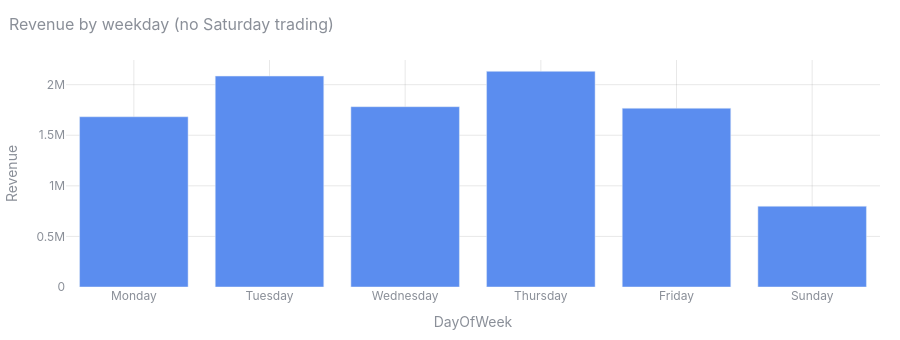

Notebook code cell kept with this figure:
### Code cell
viz.weekday_bar(orders)

### Figure 1 — Plotly figure (JSON) as saved in the notebook; plotly's stock layout.template omitted (floating-point values rounded to 4 significant figures)
{"data": [{"hovertemplate": "DayOfWeek=%{x}<br>Revenue=%{y}<extra></extra>", "legendgroup": "", "marker": {"color": "#5b8def", "pattern": {"shape": ""}}, "name": "", "orientation": "v", "showlegend": false, "textposition": "auto", "type": "bar", "x": ["Monday", "Tuesday", "Wednesday", "Thursday", "Friday", "Sunday"], "xaxis": "x", "y": [1683000.0, 2085000.0, 1782000.0, 2132000.0, 1767000.0, 798300.0], "yaxis": "y"}], "layout": {"barmode": "relative", "font": {"color": "#8a8f98", "family": "Inter, system-ui, sans-serif", "size": 12}, "height": 340, "hoverlabel": {"font": {"size": 12}}, "legend": {"bgcolor": "rgba(0,0,0,0)", "tracegroupgap": 0}, "margin": {"b": 45, "l": 50, "r": 20, "t": 60}, "paper_bgcolor": "rgba(0,0,0,0)", "plot_bgcolor": "rgba(0,0,0,0)", "title": {"font": {"size": 16}, "text": "Revenue by weekday (no Saturday trading)", "x": 0.01}, "xaxis": {"anchor": "y", "domain": [0.0, 1.0], "gridcolor": "rgba(128,128,128,.18)", "title": {"text": "DayOfWeek"}, "zeroline": false}, "yaxis": {"anchor": "x", "domain": [0.0, 1.0], "gridcolor": "rgba(128,128,128,.18)", "title": {"text": "Revenue"}, "zeroline": false}}}
